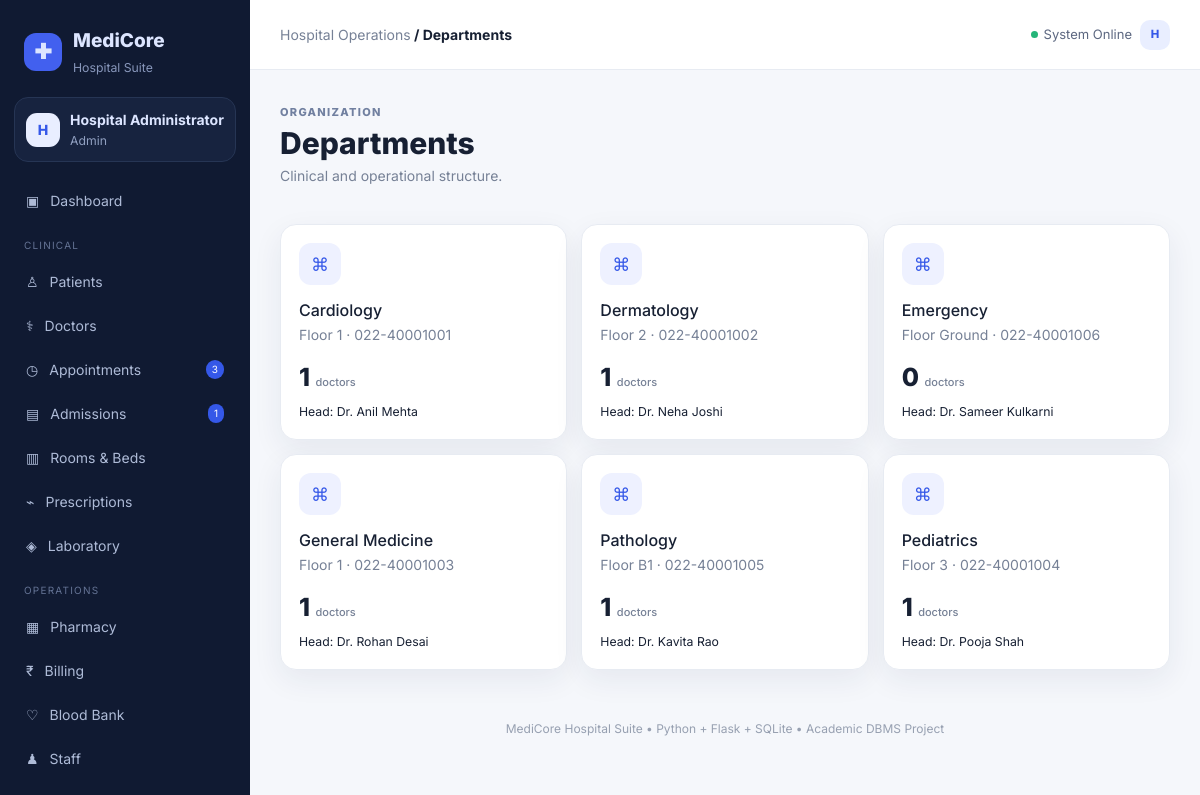
The page /departments (signed in) on the database its author committed.
### tables this page shows
CREATE TABLE departments(
 department_id INTEGER PRIMARY KEY AUTOINCREMENT, name TEXT UNIQUE NOT NULL, floor TEXT, head_name TEXT,
 phone TEXT, status TEXT DEFAULT 'Active'
);

### app.py (the view)
@app.route("/departments")
@login_required
def departments():
    rows=query("""SELECT d.*,COUNT(doc.doctor_id) doctor_count FROM departments d
                  LEFT JOIN doctors doc ON doc.department_id=d.department_id GROUP BY d.department_id ORDER BY d.name""")
    return render_template("departments.html",departments=rows)

### app.py (called while the page is built)
def get_db():
    conn = sqlite3.connect(DB_PATH)
    conn.row_factory = sqlite3.Row
    conn.execute("PRAGMA foreign_keys = ON")
    conn.execute("PRAGMA journal_mode = WAL")
    return conn

def query(sql, params=()):
    conn = get_db()
    cur = conn.execute(sql, params)
    rows = [dict(r) for r in cur.fetchall()]
    conn.close()
    return rows

def one(sql, params=()):
    conn = get_db()
    row = conn.execute(sql, params).fetchone()
    result = dict(row) if row else None
    conn.close()
    return result

def login_required(fn):
    @wraps(fn)
    def wrapper(*args, **kwargs):
        if "user_id" not in session:
            flash("Please login first.", "warning")
            return redirect(url_for("login"))
        return fn(*args, **kwargs)
    return wrapper

@app.context_processor
def globals():
    return {
        "current_date": date.today(),
        "app_name": "MediCore Hospital",
        "nav_count": {
            "pending": one("SELECT COUNT(*) c FROM appointments WHERE status='Scheduled'")["c"],
            "admitted": one("SELECT COUNT(*) c FROM admissions WHERE status='Admitted'")["c"]
        }
    }

### templates/departments.html
{% extends "base.html" %}{% block title %}Departments{% endblock %}
{% block content %}<div class="page-head"><div><span class="eyebrow">ORGANIZATION</span><h1>Departments</h1><p class="muted">Clinical and operational structure.</p></div></div><div class="dept-grid">{% for d in departments %}<div class="dept-card"><div class="dept-icon">⌘</div><h3>{{d.name}}</h3><div class="muted">Floor {{d.floor}} · {{d.phone}}</div><div class="dept-stat">{{d.doctor_count}} <small>doctors</small></div><small>Head: {{d.head_name or '—'}}</small></div>{% endfor %}</div>{% endblock %}

### static/style.css (style rules this page uses)
:root { --bg:#f5f7fb;--panel:#fff;--text:#172033;--muted:#768196;--line:#e7ebf2;--primary:#3558e8;--navy:#1a2550;--shadow:0 10px 30px rgba(30,42,80,.07) }
* { box-sizing:border-box }
body { margin:0;background:var(--bg);color:var(--text);font-family:Inter,system-ui,sans-serif;font-size:14px }
.muted { color:var(--muted) }
.page-head { display:flex;align-items:flex-end;justify-content:space-between;gap:20px;margin-bottom:22px }
.eyebrow { font-size:11px;letter-spacing:1.3px;color:#7180a0;font-weight:800 }
.page-head h1 { font-size:30px;margin:4px 0;font-weight:800 }
.doctor-grid,.room-grid,.staff-grid,.dept-grid,.blood-grid { display:grid;grid-template-columns:repeat(3,minmax(0,1fr));gap:14px }
.doctor-card,.staff-card,.dept-card,.room-card,.blood-card { background:white;border:1px solid var(--line);border-radius:16px;padding:18px;box-shadow:var(--shadow);position:relative }
.dept-icon { width:42px;height:42px;border-radius:12px;background:#eef1ff;color:#3558e8;display:grid;place-items:center;font-size:18px }
.dept-card h3 { font-size:16px;margin:16px 0 4px }
.dept-stat { font-size:25px;font-weight:800;margin:14px 0 3px }
.dept-stat small { font-size:11px;font-weight:500;color:var(--muted) }

### rows shown on the page
departments: name "Cardiology", floor "1", phone "022-40001001", doctor_count "1", head_name "Dr. Anil Mehta"
departments: name "Dermatology", floor "2", phone "022-40001002", doctor_count "1", head_name "Dr. Neha Joshi"
departments: name "Emergency", floor "Ground", phone "022-40001006", doctor_count "0", head_name "Dr. Sameer Kulkarni"
departments: name "General Medicine", floor "1", phone "022-40001003", doctor_count "1", head_name "Dr. Rohan Desai"
departments: name "Pathology", floor "B1", phone "022-40001005", doctor_count "1", head_name "Dr. Kavita Rao"
departments: name "Pediatrics", floor "3", phone "022-40001004", doctor_count "1", head_name "Dr. Pooja Shah"

### other values the page prints
{{ session.get('full_name','U')[0] }} "H"
{{ session.get('full_name') }} "Hospital Administrator"
{{ session.get('role') }} "Admin"
{{ nav_count.pending }} "3"
{{ nav_count.admitted }} "1"
